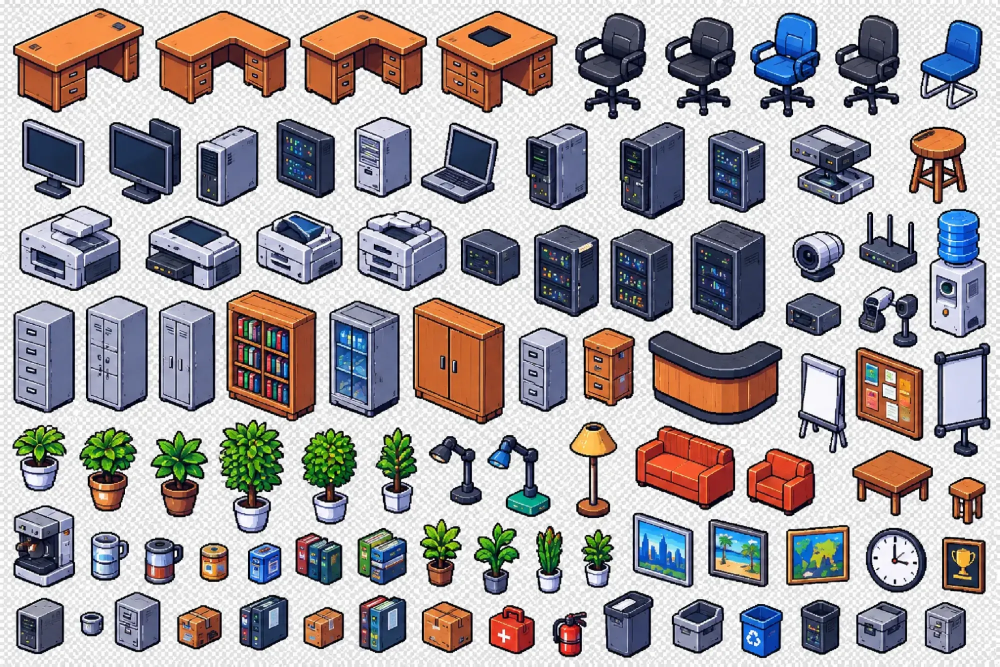
#> input picture game/assets-fonte/objetos-escritorio.webp, 2000 x 1333 px (shown at 1/2 size)
$ python componentes.py ../assets-fonte/objetos-escritorio.webp ../assets-fonte/tiles-paredes-pisos.webp
#> lines starting #> are read from the running program, lines starting #| are printed output that depends on the picture; after the words box and inside, x2 and y2 are one past the last pixel; in counts of white or black regions, pixels touching at a corner belong together
import sys, json, numpy as np
from scipy import ndimage as ndi
from PIL import Image, ImageDraw
src = sys.argv[1]; nome = sys.argv[2]
im = Image.open(src).convert('RGBA'); a = np.array(im)[..., 3] > 0
#> after `a = np.array(im)[..., 3] > 0`: a: shape (1333, 2000) bool; every value is 1
a = ndi.binary_closing(a, iterations=2)
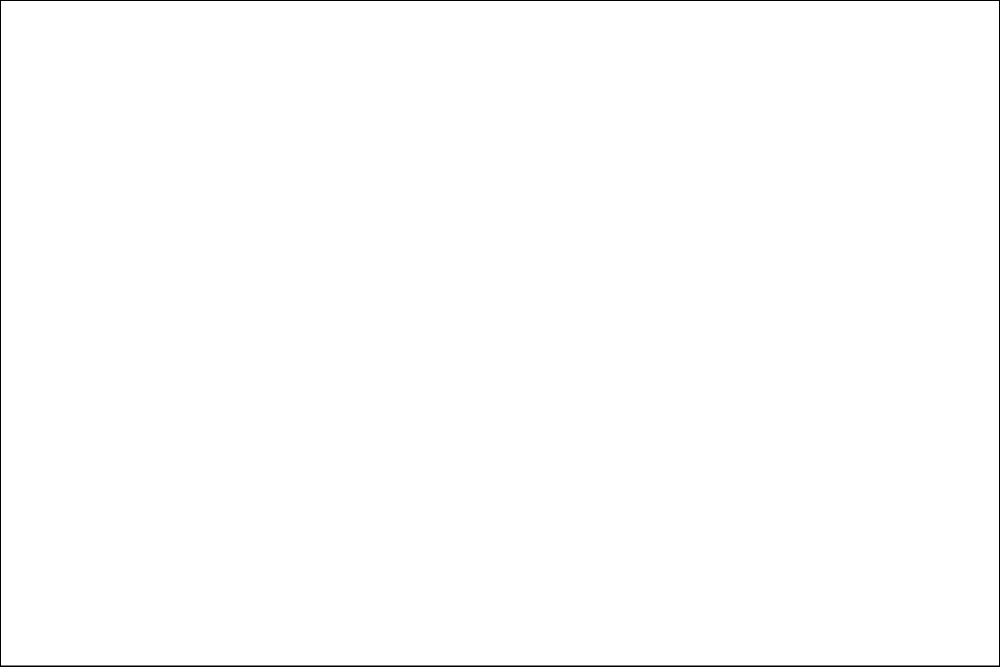
#> a: shape (1333, 2000) bool (shown at 1/2 size); 99.5% white; 1 black region, box (x1, y1, x2, y2) and area: (0, 0, 2000, 1333) 13316
lab, n = ndi.label(a)
#> n = 1
objs = ndi.find_objects(lab)
#> objs = 1 item
itens = []
for i, sl in enumerate(objs, 1):
    h = sl[0].stop - sl[0].start; w = sl[1].stop - sl[1].start
    if w * h < 900: continue
    itens.append({'i': i, 'x': sl[1].start, 'y': sl[0].start, 'w': w, 'h': h})
#> this loop made 1 pass
#> (i, h, w) on pass 1: (1, 1329, 1996)
#> after the loop, itens = 1 item
# ordena em linhas (tolerância vertical) e depois por x
itens.sort(key=lambda t: (round((t['y'] + t['h'] / 2) / 140), t['x']))
for k, t in enumerate(itens): t['n'] = k
#> this loop made 1 pass
prev = Image.new('RGBA', im.size, (60, 60, 90, 255)); prev.alpha_composite(im)
#> after `prev = Image.new('RGBA', im.size, (60, 60, 90, 255))`:
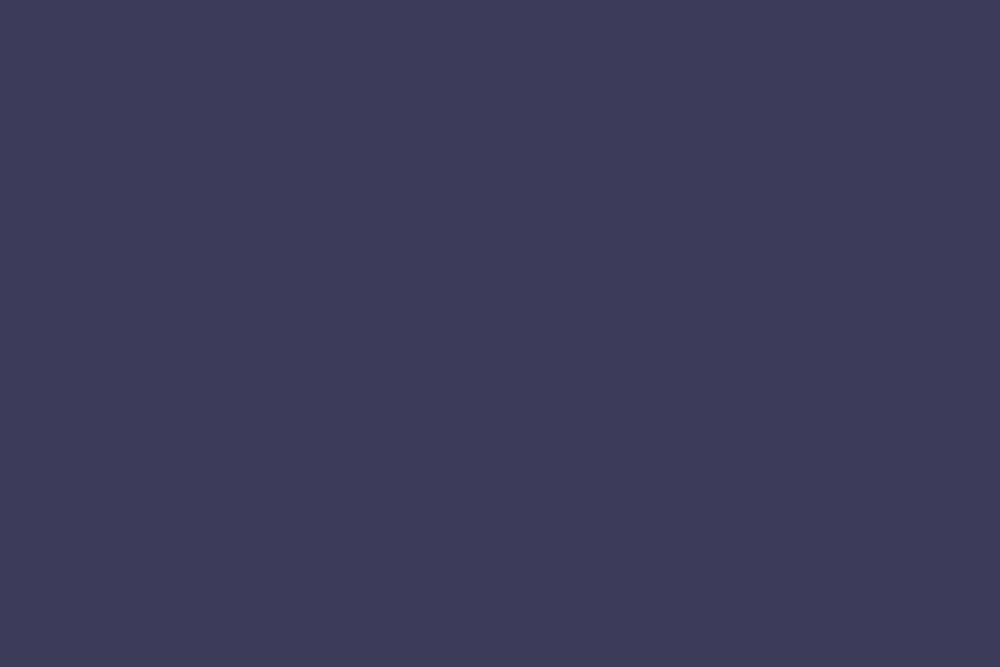
#> prev: PIL image 2000x1333 RGBA (shown at 1/2 size); mean R, G, B, A 60, 60, 90, 255
d = ImageDraw.Draw(prev)
for t in itens:
    d.rectangle([t['x'], t['y'], t['x'] + t['w'], t['y'] + t['h']], outline=(255, 255, 0, 255))
    d.rectangle([t['x'], t['y'], t['x'] + 34, t['y'] + 16], fill=(0, 0, 0, 255)); d.text((t['x'] + 2, t['y'] + 2), str(t['n']), fill=(255, 255, 0, 255))
#> this loop made 1 pass
#> t on pass 1: {'i': 1, 'x': 2, 'y': 2, 'w': 1996, 'h': 1329, 'n': 0}
prev.convert('RGB').save(f'{nome}-num.png')
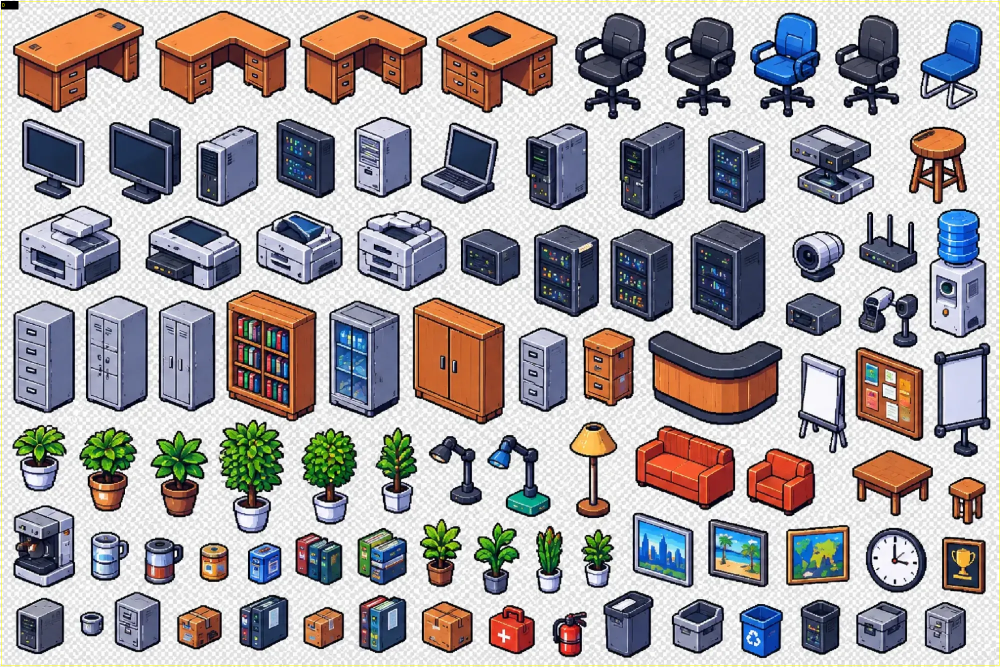
#> saved as tiles-paredes-pisos.webp-num.png: PIL image 2000x1333 RGB (shown at 1/2 size); mean R, G, B 167.8, 162.4, 164.2
json.dump(itens, open(f'{nome}-comps.json', 'w'))
print(nome, len(itens))
#| ../assets-fonte/tiles-paredes-pisos.webp 1

$ run again, on game/assets-fonte/inv-baia-dupla.png
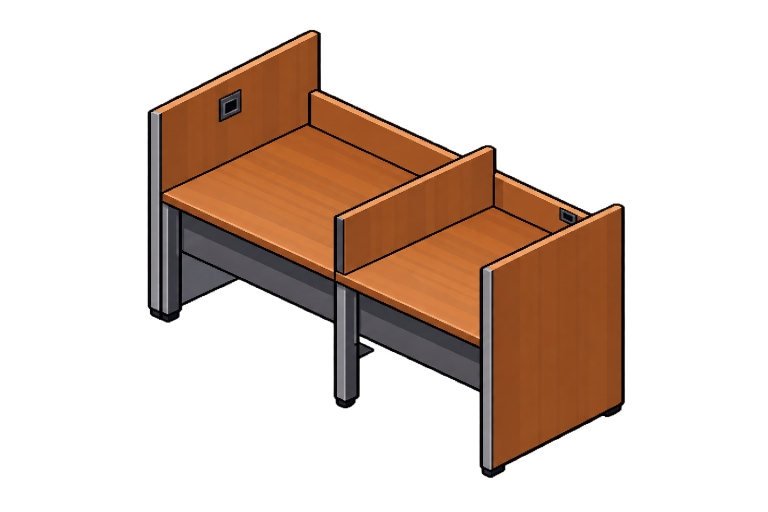
#> input picture game/assets-fonte/inv-baia-dupla.png, 1536 x 1024 px (shown at 1/2 size)
#> im is the input picture: PIL image 1536x1024 RGBA; mean R, G, B, A 51.5, 31.6, 19.3, 74.3
#> `lab, n = ndi.label(a)`:
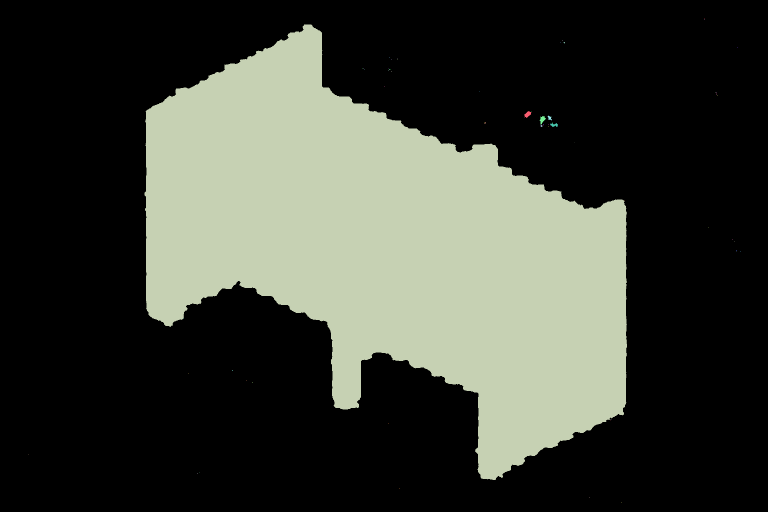
#> lab: shape (1024, 1536) int32 (shown at 1/2 size); 69 distinct labels, from 0 to 68; one colour per label, 0 black
#> n = 68
#> objs = 68 items
#> the loop `for i, sl in enumerate(objs, 1):` made 68 passes
#> (h, w) on passes 1 to 8: (1, 1), (1, 1), (911, 965), (1, 1), (3, 3), (1, 1), (1, 1), (1, 1)
#> after the loop `for i, sl in enumerate(objs, 1):`: itens = 1 item
#> the loop `for k, t in enumerate(itens): t['n'] = k` made 1 pass
#> the loop `for t in itens:` made 1 pass
#> t on pass 1: {'i': 3, 'x': 289, 'y': 49, 'w': 965, 'h': 911, 'n': 0}
#> `prev.convert('RGB').save(f'{nome}-num.png')`:
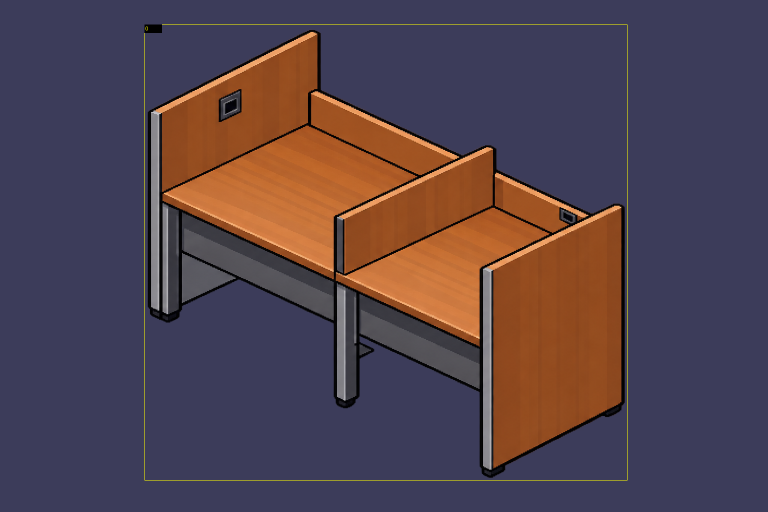
#> saved as inv-baia-dupla.png-num.png: PIL image 1536x1024 RGB (shown at 1/2 size); mean R, G, B 83.4, 67, 77.3
#| ../assets-fonte/inv-baia-dupla.png 1
